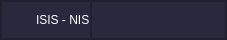
        <widget class="QFrame" name="windowBar">
         <property name="minimumSize">
          <size>
           <width>0</width>
           <height>0</height>
          </size>
         </property>
         <property name="maximumSize">
          <size>
           <width>16777215</width>
           <height>40</height>
          </size>
         </property>
         <property name="styleSheet">
          <string notr="true">background-color: rgb(41, 41, 61);
color: rgb(255, 255, 255);</string>
         </property>
         <property name="frameShape">
          <enum>QFrame::StyledPanel</enum>
         </property>
         <property name="frameShadow">
          <enum>QFrame::Raised</enum>
         </property>
         <layout class="QHBoxLayout" name="horizontalLayout">
          <property name="spacing">
           <number>0</number>
          </property>
          <property name="leftMargin">
           <number>0</number>
          </property>
          <property name="topMargin">
           <number>0</number>
          </property>
          <property name="rightMargin">
           <number>0</number>
          </property>
          <property name="bottomMargin">
           <number>0</number>
          </property>
          <item>
           <widget class="QFrame" name="frame">
            <property name="frameShape">
             <enum>QFrame::StyledPanel</enum>
            </property>
            <property name="frameShadow">
             <enum>QFrame::Raised</enum>
            </property>
            <layout class="QHBoxLayout" name="horizontalLayout_3">
             <property name="spacing">
              <number>14</number>
             </property>
             <property name="leftMargin">
              <number>13</number>
             </property>
             <property name="topMargin">
              <number>0</number>
             </property>
             <property name="rightMargin">
              <number>0</number>
             </property>
             <property name="bottomMargin">
              <number>0</number>
             </property>
             <item>
              <widget class="QLabel" name="logo">
               <property name="maximumSize">
                <size>
                 <width>40</width>
                 <height>16777215</height>
                </size>
               </property>
               <property name="text">
                <string/>
               </property>
               <property name="pixmap">
                <pixmap resource="resource.qrc">:/images/images/lightning2.png</pixmap>
               </property>
               <property name="scaledContents">
                <bool>true</bool>
               </property>
              </widget>
             </item>
             <item>
              <widget class="QLabel" name="logoTitle">
               <property name="styleSheet">
                <string notr="true">font: 9pt;</string>
               </property>
               <property name="text">
                <string>ISIS - NIS</string>
               </property>
              </widget>
             </item>
            </layout>
           </widget>
          </item>
          <item>
           <widget class="QFrame" name="frame_2">
            <property name="maximumSize">
             <size>
              <width>150</width>
              <height>16777215</height>
             </size>
            </property>
            <property name="styleSheet">
             <string notr="true">QPushButton {
	border-radius: 10px;
}</string>
            </property>
            <property name="frameShape">
             <enum>QFrame::StyledPanel</enum>
            </property>
            <property name="frameShadow">
             <enum>QFrame::Raised</enum>
            </property>
            <layout class="QHBoxLayout" name="horizontalLayout_2">
             <property name="spacing">
              <number>10</number>
             </property>
             <property name="leftMargin">
              <number>10</number>
             </property>
             <property name="topMargin">
              <number>7</number>
             </property>
             <property name="rightMargin">
              <number>7</number>
             </property>
             <property name="bottomMargin">
              <number>7</number>
             </property>
             <item>
              <widget class="QPushButton" name="btnMin">
               <property name="sizePolicy">
                <sizepolicy hsizetype="Minimum" vsizetype="Minimum">
                 <horstretch>0</horstretch>
                 <verstretch>0</verstretch>
                </sizepolicy>
               </property>
               <property name="styleSheet">
                <string notr="true">QPushButton:hover {
           background-color:rgb(61, 61, 92);
        }</string>
               </property>
               <property name="text">
                <string/>
               </property>
               <property name="icon">
                <iconset resource="resource.qrc">
                 <normaloff>:/icons/icons/minus.svg</normaloff>:/icons/icons/minus.svg</iconset>
               </property>
              </widget>
             </item>
             <item>
              <widget class="QPushButton" name="btnMinMax">
               <property name="sizePolicy">
                <sizepolicy hsizetype="Minimum" vsizetype="Minimum">
                 <horstretch>0</horstretch>
                 <verstretch>0</verstretch>
                </sizepolicy>
               </property>
               <property name="styleSheet">
                <string notr="true">QPushButton:hover {
           background-color:rgb(61, 61, 92);
        }</string>
               </property>
               <property name="text">
                <string/>
               </property>
               <property name="icon">
                <iconset resource="resource.qrc">
                 <normaloff>:/icons/icons/maximize.svg</normaloff>:/icons/icons/maximize.svg</iconset>
               </property>
              </widget>
             </item>
             <item>
              <widget class="QPushButton" name="btnClose">
               <property name="sizePolicy">
                <sizepolicy hsizetype="Minimum" vsizetype="Minimum">
                 <horstretch>0</horstretch>
                 <verstretch>0</verstretch>
                </sizepolicy>
               </property>
               <property name="toolTip">
                <string/>
               </property>
               <property name="toolTipDuration">
                <number>-1</number>
               </property>
               <property name="styleSheet">
                <string notr="true">QPushButton:hover {
            background-color: red;
        }</string>
               </property>
               <property name="text">
                <string/>
               </property>
               <property name="icon">
                <iconset resource="resource.qrc">
                 <normaloff>:/icons/icons/x.svg</normaloff>:/icons/icons/x.svg</iconset>
               </property>
              </widget>
             </item>
            </layout>
           </widget>
          </item>
         </layout>
        </widget>
